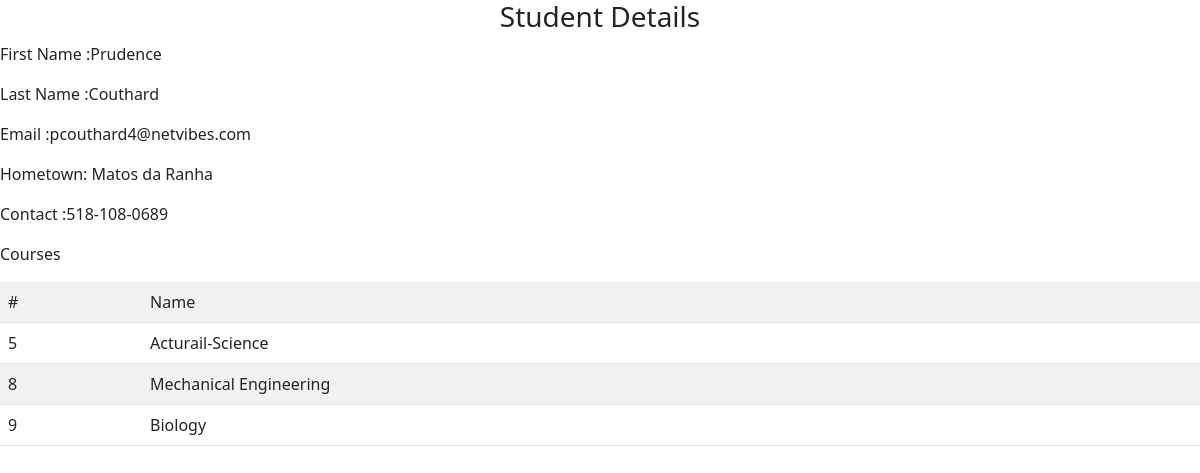
The app's page /student_details/5 with its own data.
### model.py (models this page shows, shortened)
class Student(db.Model):
    __tablename__ = 'student'
    id = db.Column(db.Integer(), primary_key=True)
    first_name = db.Column(db.String())
    last_name = db.Column(db.String())
    email = db.Column(db.String())
    courses  = db.relationship('Course', secondary=student_course, back_populates='students')
    biodata = db.relationship('BioData', back_populates = 'student', uselist=False)

class BioData(db.Model):
    __tablename__ = 'biodata'
    id = db.Column(db.Integer(), primary_key=True)
    hometown = db.Column(db.String())
    contact = db.Column(db.String())
    student_id = db.Column(db.Integer(), db.ForeignKey('student.id'))
    student = db.relationship('Student', back_populates = 'biodata', uselist=False)

class Course(db.Model):
    __tablename__ ='course'
    id =  db.Column(db.Integer(), primary_key=True)
    name = db.Column(db.String())
    students  = db.relationship('Student', secondary=student_course, back_populates='courses')

### app.py (the view)
@app.route('/student_details/<int:id>')
def student_details(id):
    student = Student.query.filter_by(id=id).first()
    return render_template('student-details.html',student=student)

### templates/student-details.html
{% extends 'base.html' %}
{% block main %}
<h3 class="text-center">Student Details</h3>
<p> First Name :{{student.first_name}}</p>
<p> Last Name :{{student.last_name}}</p>
<p> Email :{{student.email}}</p>
<p>Hometown: {{student.biodata.hometown}}</p>
<p>Contact :{{student.biodata.contact}}</p>
{% if student.courses %}
<p>Courses</p>
<table class="table table-striped">
    <tr>
        <td>#</td>
        <td>Name</td>
    </tr>
    {% for course in student.courses  %}
    <tr>
        <td>{{course.id}}</td>
        <td>{{course.name}}</td>
    </tr>
    {% endfor %}
</table>
{% else %}
<p>Student Has not Nrolled for any course</p>
{% endif %}
{% endblock main %}

### records on screen
Student: first_name "Prudence", last_name "Couthard", email "pcouthard4@netvibes.com"
BioData: biodata.hometown "Matos da Ranha", biodata.contact "518-108-0689"
Course: id "5", name "Acturail-Science"
Course: id "8", name "Mechanical Engineering"
Course: id "9", name "Biology"
